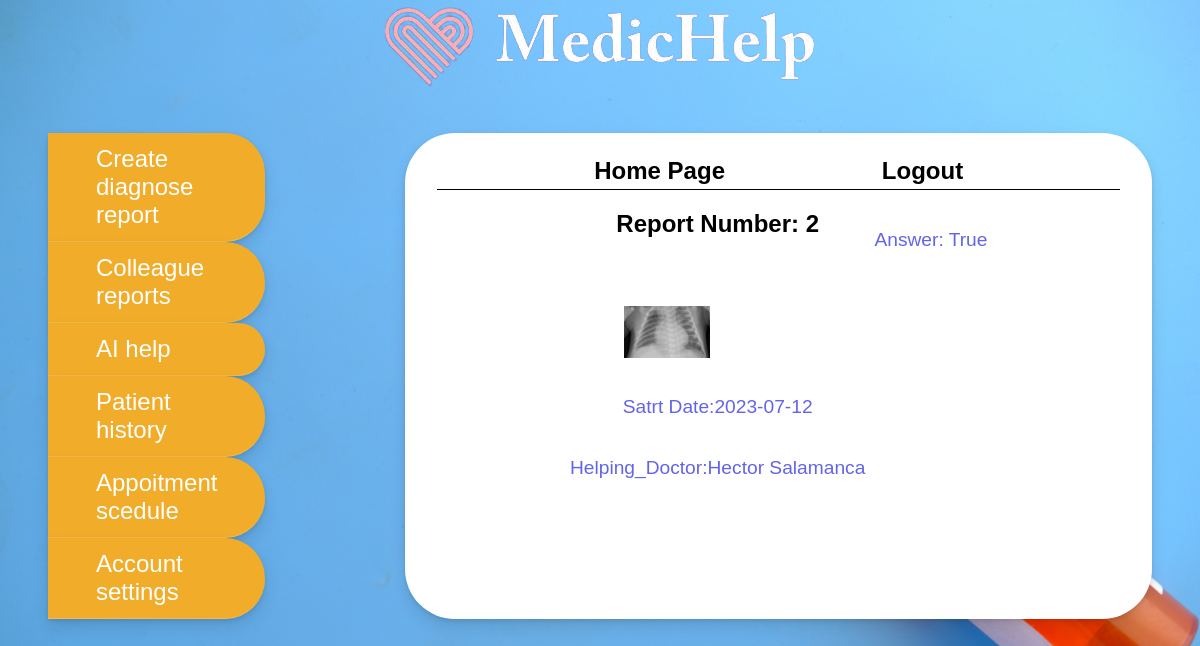
Page /Doctor_seeAnswers-details/2 (signed in) on the committed database.
### PneumoniaApp/Patient/models.py (models this page shows, shortened)
class Report(db.Model):
    id = db.Column(db.Integer, primary_key=True)
    image = db.Column(db.String(120), unique=True, nullable=False)
    start_date = db.Column(db.Date, default=datetime.utcnow)
    end_date = db.Column(db.Date)
    patient_id = db.Column(db.Integer, db.ForeignKey('patient.id'), nullable=False)
    doctor_id = db.Column(db.Integer, db.ForeignKey('doctor.id'), nullable=False)
    helping_doctor_id = db.Column(db.Integer, db.ForeignKey('doctor.id'))
    helping_doctor_answer = db.Column(db.Boolean)
    ai_help = db.Column(db.Boolean, default=False)
    ai_answer = db.Column(db.Boolean)
    is_sick = db.Column(db.Boolean)
    is_answer=db.Column(db.Boolean, default=False)

### PneumoniaApp/Authentication/models.py (models this page shows, shortened)
class Doctor(db.Model, UserMixin):
    id = db.Column(db.Integer, primary_key=True)
    user_id = db.Column(db.String(20), unique=True, nullable=False)
    username = db.Column(db.String(20), unique=True, nullable=False)
    email = db.Column(db.String(120), unique=True, nullable=False)
    password = db.Column(db.String(60), nullable=False)
    doctor_license = db.Column(db.String(20), unique=True, nullable=False)
    is_active = db.Column(db.Boolean, default=True)
    is_approved = db.Column(db.Boolean, default=False)

### PneumoniaApp/Doctor/routes.py (the view)
@doctor.route("/Doctor_seeAnswers-details/<int:report_id>" , methods=['POST', 'GET'])
@login_required
def Doctor_SeeAnswer_details(report_id):
    report = Report.query.get(report_id)
    if report:
        doctor = Doctor.query.filter_by(id=report.helping_doctor_id).first()
        return render_template("DoctorSeeReport.html", report=report, doctor=doctor)
    else:
        reports = Report.query.filter(Report.doctor_id == current_user.id, Report.is_answer == False, Report.helping_doctor_answer != None).all()
        return render_template("DoctorsSeeAnswers.html", reports=reports)

### PneumoniaApp/templates/DoctorSeeReport.html
{% extends 'homeLayout.html' %}
{% block content %}
    <a href="{{url_for('doctor.Doctor_Answer')}}">Create diagnose report</a>
    <a href="{{url_for('doctor.Helping_Doctors')}}">Colleague reports</a>
    <a href="{{url_for('doctor.DoctorAI')}}">AI help</a>
    <a href="{{url_for('doctor.SearchPatientHistory')}}">Patient history</a>
    <a href="{{url_for('doctor.DoctorsAppointments')}}">Appoitment scedule</a>
    <a href="{{url_for('Authentication.DoctorChangePassword')}}">Account settings</a>
{% endblock content %}
{% block homepage %}
    <a href="{{url_for('Authentication.doctorHome')}}">Home Page</a>
{% endblock %}
{% block desc %}
    <div id="passwordForm">
        <h1>Report Number: {{report.id}}</h1>
        <img src="{{ url_for('static', filename='Images/' + report.image) }}" alt="Report Image">
        <label for="">Satrt Date:{{report.start_date}}</label>
        <label for="">Helping_Doctor:{{doctor.username }}</label>
        <label for="">Answer: {{report.helping_doctor_answer}}</label>
    </div>
{% endblock desc %}

### PneumoniaApp/static/Mainlayout.css (style rules this page uses)
body { margin: 0; display: flex; flex-direction: column; justify-content: center; align-items: center; height: 100vh; background-image: url("UserLayout/background.jpg"); background-repeat: no-repeat; background-size: cover; font-family: 'Inconsolata', monospace; font-family: 'Montserrat', sans-serif; }
#container nav a { font-size: x-large; text-decoration: none; background-color: rgb(241, 172, 42); box-shadow: 0 2px 4px rgb(0 0 0 / 10%), 0 8px 16px rgb(0 0 0 / 10%); color: white; border-bottom-style: solid; border-bottom-color: rgb(245, 186, 76); border-top-right-radius: 40px; border-bottom-right-radius: 40px; border-bottom-width: 0.5px; padding-left:2em; padding-right: 2em; padding-top: 0.5em; padding-bottom: 0.5em; }
#userNav a { font-size: x-large; text-decoration: none; margin-top: 1em; margin-bottom: 0.2em; color: black; font-weight: 600; }
#content img { width: 20%; height: 30%; margin-top: 3em; margin-left: 10%; }
#passwordForm { display: flex; flex-direction: column; flex-wrap: wrap; justify-content: center; align-items: center; padding-left: 10em; padding-right: 10em; padding-bottom: 2em; overflow-y: scroll; max-height: 40vh; }
#passwordForm label { font-size: larger; color: rgb(99, 99, 235); margin-top: 2em; }
#passwordForm img { margin-right: 9em; height: 10%; width: 20%; }

### rows in the picture
Report: id "2", image (picture), start_date "2023-07-12", helping_doctor_answer "True"
Doctor: username "Hector Salamanca"
